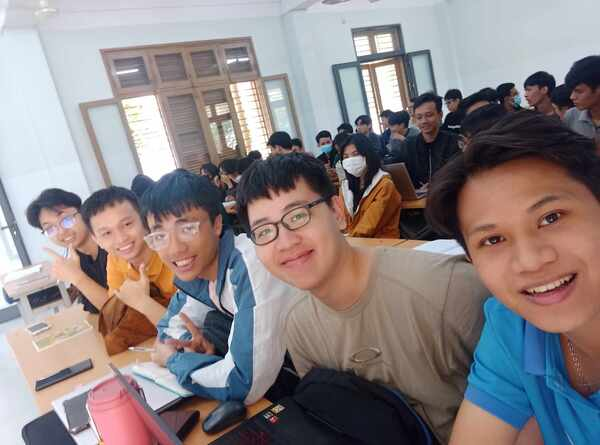
#> input picture Digital_communication/Input.jpg, 600 x 445 px, found by its file name
$ python tempCodeRunnerFile.py
#> lines starting #> are read from the running program, lines starting #| are printed output that depends on the picture
import cv2
import math
import numpy as np
from PIL import Image
import os

import cv2
import numpy as np

def calculate_image_size_from_data(image_data):
    # Đọc dữ liệu hình ảnh từ mảng byte
    try:
        nparr = np.frombuffer(image_data, np.uint32)
        image = cv2.imdecode(nparr, cv2.IMREAD_COLOR)
    except Exception as e:
        print("Không thể đọc dữ liệu hình ảnh.")
        return

    # Lấy kích thước của hình ảnh
    image_size_bytes = len(image_data)

    # Chuyển đổi kích thước thành đơn vị KB hoặc MB
    if image_size_bytes < 1024:
        size_str = f"{image_size_bytes} bytes"
    elif image_size_bytes < 1024 * 1024:
        size_str = f"{image_size_bytes / 1024:.2f} KB"
    else:
        size_str = f"{image_size_bytes / (1024 * 1024):.2f} MB"

    return size_str

def sample(gray,shape,period):

    newImg = np.zeros([shape[0], shape[1], 1], dtype=np.uint8)
    for i in range(0, shape[0], period):
        for j in range(0, shape[1], period):
            sum = 0
            cnt = 0
            for x in range(0, period):
                for y in range(0, period):
                    if i+x < shape[0] and j+y < shape[1]:
                        sum += gray[i+x][j+y]
                        cnt += 1
            for x in range(0, period):
                for y in range(0, period):
                    if i+x < shape[0] and j+y < shape[1]:
                        newImg[i+x][j+y] = sum // cnt
    return newImg

image = cv2.imread('D:\Python_CV\Test Open CV\Digital_communication\Input.jpg')
#> image is the input picture: shape (445, 600, 3); mean B, G, R 133, 131.7, 140.6
gray = cv2.cvtColor(image, cv2.COLOR_BGR2GRAY)
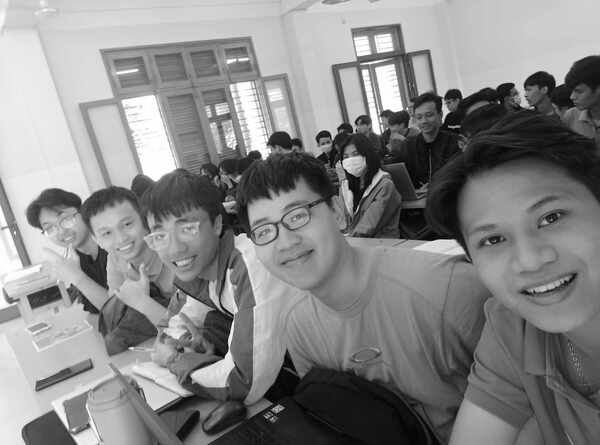
#> gray: shape (445, 600); min 0, max 255, mean 134.5
shape=image.shape
#> shape = (445, 600, 3)
period_1 = 4
period_2 = 2
period_3 = 8
newImg_1=sample(gray,shape,period_1)
#> after the loop in sample, `for i in range(0, shape[0], period):`:
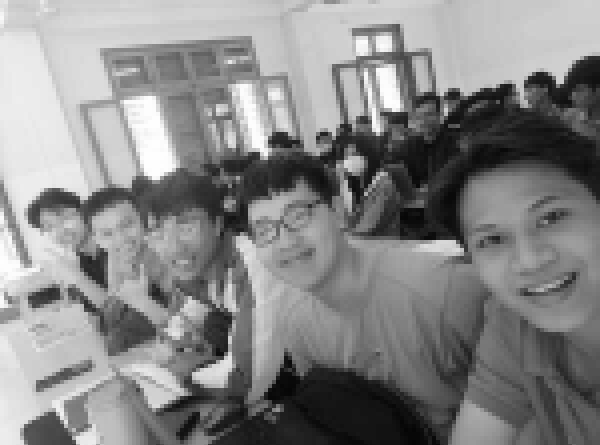
#> newImg: shape (445, 600, 1); min 5, max 254, mean 134.1
newImg_2=sample(gray,shape,period_2)
newImg_3=sample(gray,shape,period_3)
#> call 3 of sample, with shape = (445, 600, 3), period = 8
#> after the loop in sample (call 3), `for i in range(0, shape[0], period):`:
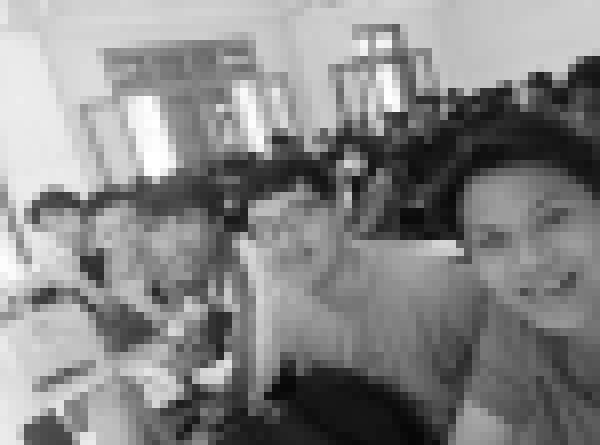
#> newImg: shape (445, 600, 1); min 6, max 254, mean 134

print(f"Dung lượng: {image.nbytes} bytes")
#| Dung lượng: 801000 bytes
print(f"Dung lượng: {newImg_1.nbytes} bytes")
#| Dung lượng: 267000 bytes
print(f"Dung lượng: {newImg_2.nbytes} bytes")
#| Dung lượng: 267000 bytes
print(f"Dung lượng: {newImg_3.nbytes} bytes")
#| Dung lượng: 267000 bytes
image_size_1 = calculate_image_size_from_data(image)
print(f"Dung lượng của ảnh là: {image_size_1}")
#| Dung lượng của ảnh là: None
image_size_2 = calculate_image_size_from_data(newImg_1)
print(f"Dung lượng của ảnh là: {image_size_2}")
#| Dung lượng của ảnh là: None
cv2.imshow('Init image', image)
cv2.imshow('An image with a sampling period of 4', newImg_1)
cv2.imshow('An image with a sampling period of 2', newImg_2)
cv2.imshow('An image with a sampling period of 8', newImg_3)

cv2.waitKey(0)
